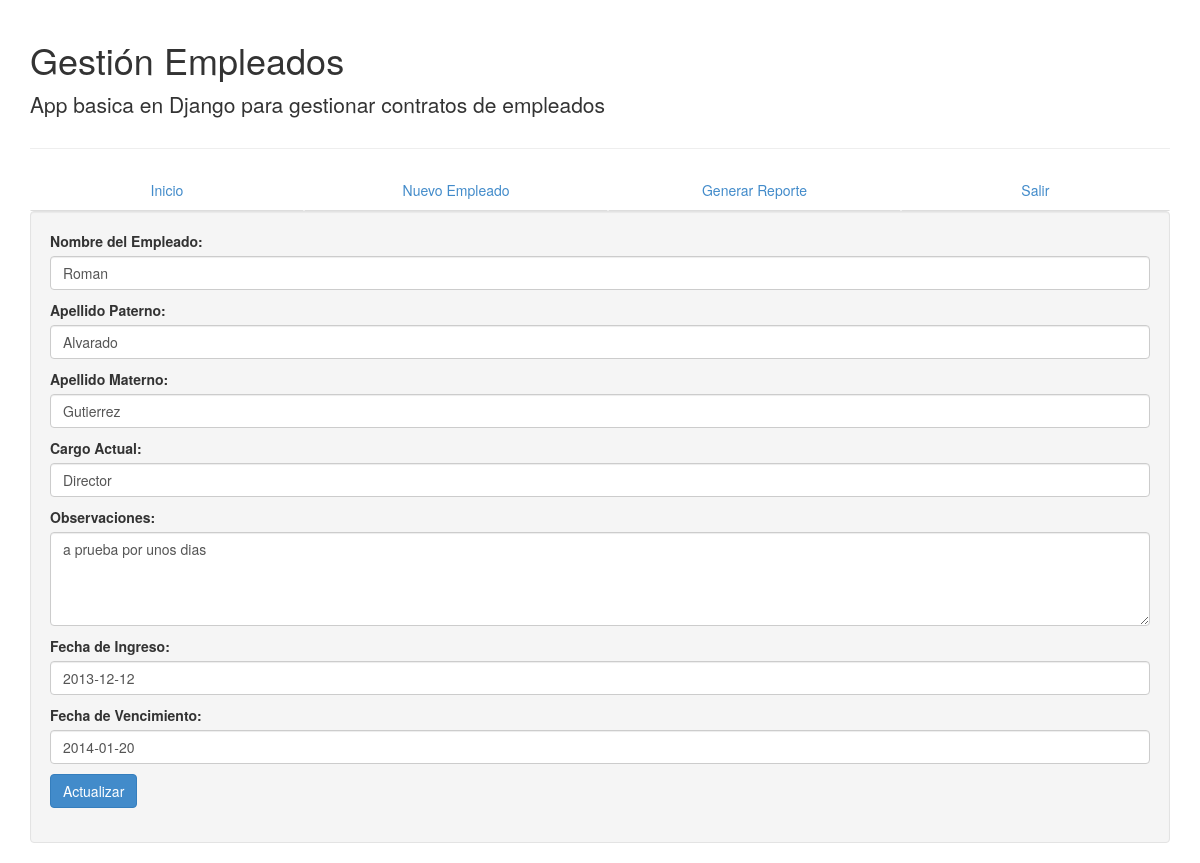
The app's page /empleados/editar/2/ (signed in) with its own data.
### empleados/apps/empleados/models.py (models this page shows, shortened)
class Empleado (models.Model):
    nombre = models.CharField ('Nombre del Empleado:',max_length = 50)
    apellido_paterno = models.CharField ('Apellido Paterno:',max_length=50)
    apellido_materno = models.CharField ('Apellido Materno:',max_length=50)
    cargo = models.CharField ('Cargo Actual:',max_length=1000)
    observaciones = models.CharField('Observaciones:',max_length=1000)
    fecha_ingreso = models.DateField ('Fecha de Ingreso:')
    fecha_fin = models.DateField ('Fecha de Vencimiento:')
    vencido = models.BooleanField(default=True)

### empleados/apps/empleados/views.py (the view)
@login_required(login_url='/login')
def editar_empleado (request, id_empleado):
    empleado = Empleado.objects.get(pk=id_empleado)
    if request.method == "POST":
        formedit = EditarEmpleado(request.POST, instance=empleado)
        if formedit.is_valid():
            formedit.save()
            return HttpResponseRedirect('/')
    formedit = EditarEmpleado(instance=empleado)
    return render_to_response('empleados/editar.html',{'formempleado' : formedit}, context_instance=RequestContext(request))

### empleados/apps/empleados/forms.py
class EditarEmpleado (NuevoEmpleado):
    pass

### templates/empleados/editar.html (shortened to what this page needs)
{%extends 'base.html'%}
{%block contenido%}
<form class="well" action = " " method = "POST">
    <div class="form-group">
        {{formempleado.as_p}}
        <button type="submit" class="btn btn-primary">Actualizar</button>
    </div>
</form>
{%endblock contenido%}

### records on screen
Empleado: nombre "Roman", apellido_paterno "Alvarado", apellido_materno "Gutierrez", cargo "Director", observaciones "a prueba por unos dias", fecha_ingreso "2013-12-12", fecha_fin "2014-01-20"
